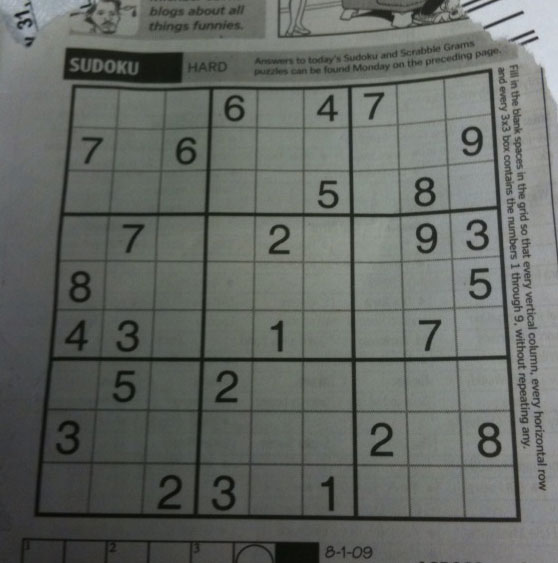
#> input picture opencv/1-basic/12 - Hough line transform/sudoku.jpg, 558 x 563 px
$ python 2-houghLineP.py
#> lines starting #> are read from the running program, lines starting #| are printed output that depends on the picture; after the words box and inside, x2 and y2 are one past the last pixel; in counts of white or black regions, pixels touching at a corner belong together
import cv2
import numpy as np

img = cv2.imread('sudoku.jpg')
#> img is the input picture: shape (563, 558, 3); mean B, G, R 99.5, 104.1, 100
gray = cv2.cvtColor(img,cv2.COLOR_BGR2GRAY)
edges = cv2.Canny(gray,50,150,apertureSize = 3)
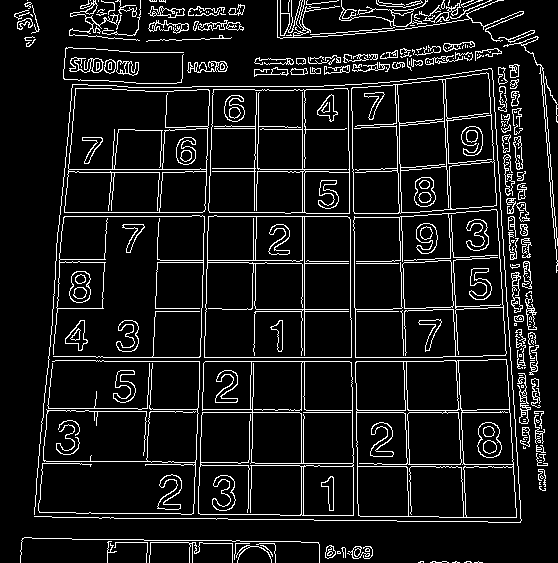
#> edges: shape (563, 558); 9.4% white in thin lines or dots

minLineLength = 1
maxLineGap = 20
lines = cv2.HoughLinesP(edges,1,np.pi/180,150, minLineLength,maxLineGap)
#> lines = 83 rows, first 6: [205, 361, 349, 361], [409, 412, 441, 412], [304, 212, 304, 173], [355, 357, 442, 357], [248, 508, 248, 478], [217, 216, 347, 216]
for line in lines:
    for x1,y1,x2,y2 in line:
        cv2.line(img,(x1,y1),(x2,y2),(0,255,0),2)
#> this loop made 83 passes
#> line on passes 1 to 12: [[205, 361, 349, 361]], [[409, 412, 441, 412]], [[304, 212, 304, 173]], [[355, 357, 442, 357]], [[248, 508, 248, 478]], [[217, 216, 347, 216]], [[354, 278, 354, 307]], [[206, 185, 206, 165]], [[209, 212, 284, 212]], [[252, 308, 252, 273]], [[212, 122, 212, 95]], [[405, 329, 405, 351]]
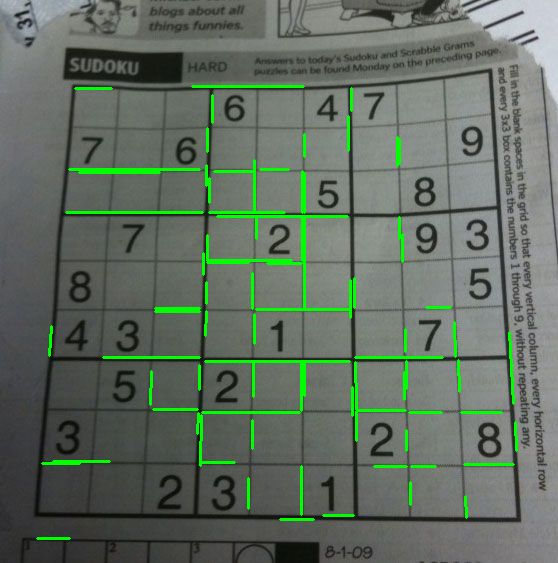
#> img: shape (563, 558, 3); 3.49% of pixels changed, all inside (x1, y1, x2, y2) = (36, 85, 518, 540)

cv2.imwrite('houghlines5.jpg',img)
